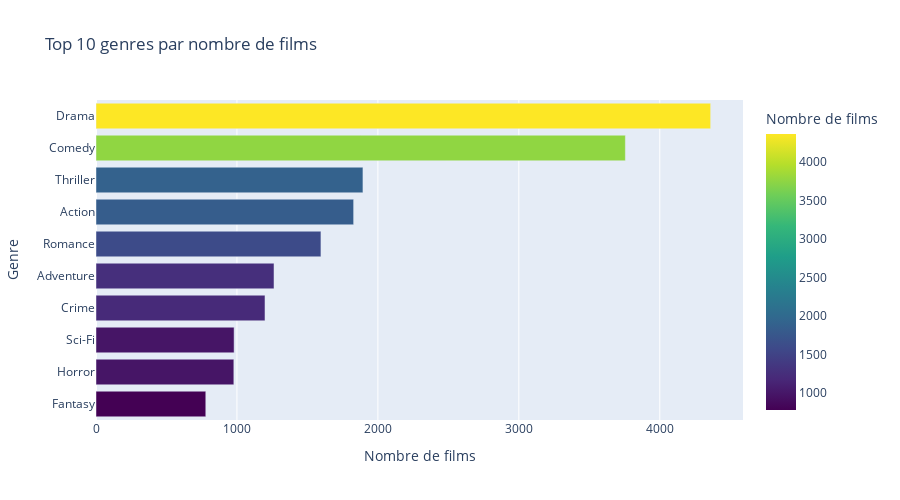

Here is the notebook cell this chart was saved with:
### Markdown cell above
Nombre total de films par année (basée sur le titre)

### Code cell
####### Avec Système de mise en cache #########
api_movie_count = analytics.movie_count
print(api_movie_count)

genre_data_file = output_dir / "genre_df.parquet"
meta_file = output_dir / "meta.json"

# Lecture du fichier méta s'il existe
if meta_file.exists():
    with open(meta_file, "r") as f:
        meta = json.load(f)
    cached_movie_count = meta.get("movie_count", 0)
else:
    meta = {}
    cached_movie_count = 0

# Décision : utiliser le cache ou recalculer
if genre_data_file.exists() and cached_movie_count == api_movie_count:
    print("Chargement des données depuis le cache...")
    genre_df = pd.read_parquet(genre_data_file, engine="fastparquet")

else:
    print("Mise à jour des données depuis l'API...")
    # Initialisation du compteur de genres
    genre_counter = Counter()

    # Paramètres pour le batching
    limit = 1000
    skip = 0

    while True:
        batch = client.list_movies(skip=skip, limit=limit, output_format="dict")
        if not batch:
            break

        # On extrait les genres du lot et les compte
        for movie in batch:
            genres = movie.get("genres", "")
            genre_list = genres.split("|") if genres else []
            genre_counter.update(genre_list)

        skip += limit
        time.sleep(0.5)  # Pour respecter l’API

    # Conversion du Counter en DataFrame
    genre_df = pd.DataFrame(genre_counter.items(), columns=["genre", "count"])
    genre_df = genre_df.sort_values("count", ascending=False).head(10)

    # Sauvegarde
    genre_df.to_parquet(genre_data_file, index=False, engine="fastparquet")
    with open(meta_file, "w") as f:
        json.dump({"movie_count": api_movie_count}, f)

# Affichage Plotly
fig = px.bar(
    genre_df,
    x="count",
    y="genre",
    title="Top 10 genres par nombre de films",
    labels={"genre": "Genre", "count": "Nombre de films"},
    color="count",
    color_continuous_scale="viridis",
    orientation='h'
)

fig.update_layout(
    yaxis={'categoryorder':'total ascending'},
    height=500
)

fig.show()

### Figure 1 — Plotly figure (JSON) as saved in the notebook; plotly's stock layout.template omitted (floating-point values rounded to 4 significant figures)
{"data": [{"hovertemplate": "Nombre de films=%{marker.color}<br>Genre=%{y}<extra></extra>", "legendgroup": "", "marker": {"color": [4361, 3756, 1894, 1828, 1596, 1263, 1199, 980, 978, 779], "coloraxis": "coloraxis", "pattern": {"shape": ""}}, "name": "", "orientation": "h", "showlegend": false, "textposition": "auto", "type": "bar", "x": [4361, 3756, 1894, 1828, 1596, 1263, 1199, 980, 978, 779], "xaxis": "x", "y": ["Drama", "Comedy", "Thriller", "Action", "Romance", "Adventure", "Crime", "Sci-Fi", "Horror", "Fantasy"], "yaxis": "y"}], "layout": {"barmode": "relative", "coloraxis": {"colorbar": {"title": {"text": "Nombre de films"}}, "colorscale": [[0, "#440154"], [0.1111, "#482878"], [0.2222, "#3e4989"], [0.3333, "#31688e"], [0.4444, "#26828e"], [0.5556, "#1f9e89"], [0.6667, "#35b779"], [0.7778, "#6ece58"], [0.8889, "#b5de2b"], [1, "#fde725"]]}, "height": 500, "legend": {"tracegroupgap": 0}, "title": {"text": "Top 10 genres par nombre de films"}, "xaxis": {"anchor": "y", "domain": [0, 1], "title": {"text": "Nombre de films"}}, "yaxis": {"anchor": "x", "categoryorder": "total ascending", "domain": [0, 1], "title": {"text": "Genre"}}}}
